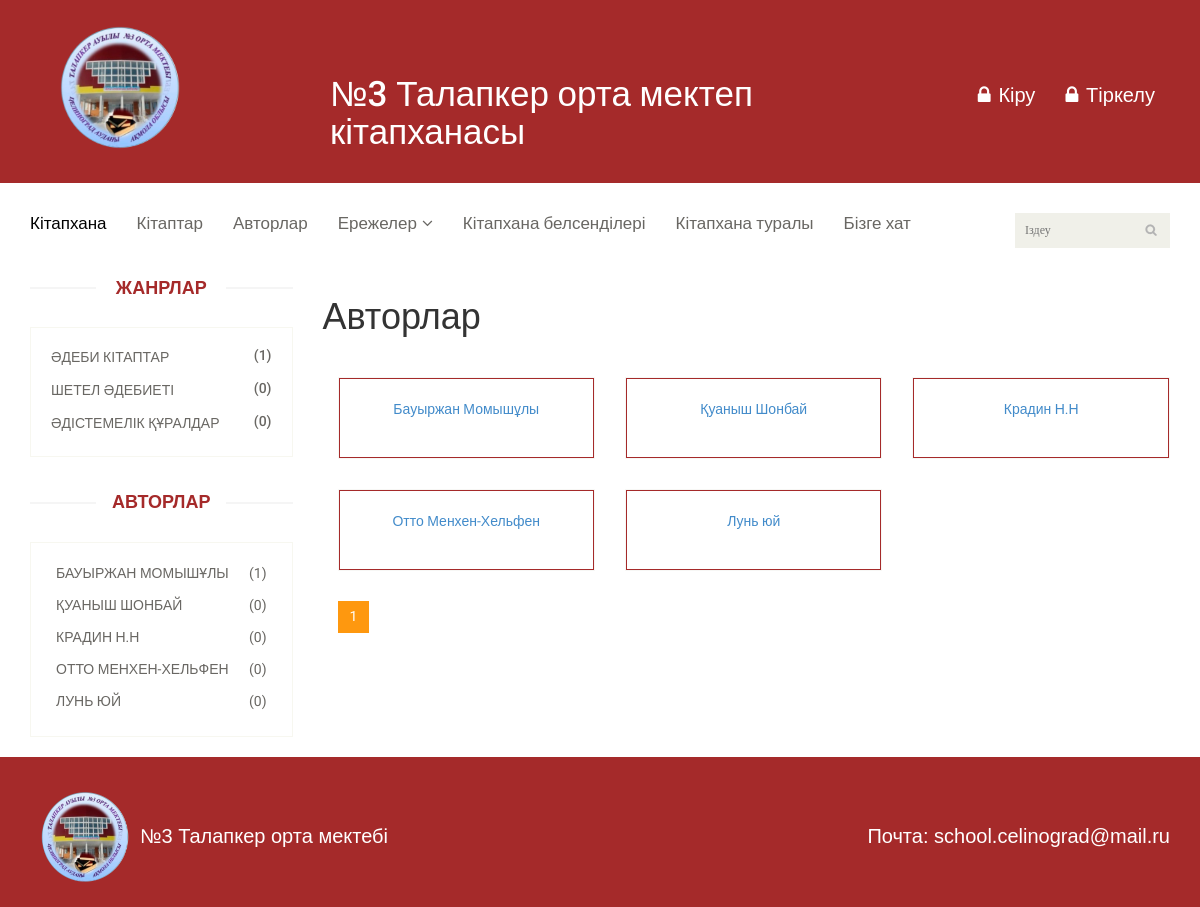
Screenshot of /authors/ with the database file from the repository.
### books/models.py (models this page shows)
class Base(models.Model):
    name=models.CharField(max_length=255,verbose_name='Название')
    slug=models.SlugField(max_length=255,verbose_name='Слаг')
    def __str__(self):
        return self.name
    class Meta:
        abstract=True

class Genre(Base):
    def get_absolute_url(self):
        return reverse('home:genre_detail',args=[self.slug])
    class Meta:
        verbose_name='Жанр'
        verbose_name_plural='Жанр'

class Author(Base):
    def get_absolute_url(self):
        return reverse('home:author_detail',args=[self.slug])
    class Meta:
        verbose_name='Авторы'
        verbose_name_plural='Авторы'

### home/views.py (the view)
# urls.py: path('authors/',views.author_list,name='author_list'),
def author_list(request):
    genres = Genre.objects.all()[:10]
    authors = Author.objects.all()[:10]
    object_list = Author.objects.all()
    paginator = Paginator(object_list, 9)
    page = request.GET.get('page')
    try:
        books = paginator.page(page)
    except PageNotAnInteger:
        books = paginator.page(1)
    except EmptyPage:
        books = paginator.page(paginator.num_pages)
    return render(request,'books/author_list.html',locals())

### templates/books/author_list.html (shortened to what this page needs)
{% extends 'base.html' %}
{% load static %}
{% block content %}
<header id="header">
		<div class="header-middle">
			<div class="container">
				<div class="row">
					<div class="col-sm-3">
						<div class="logo ">
							<a href="{% url 'home:home' %}"><img src="{% static 'images/home/logo.png' %}" alt="" width="150"/></a>
					</div>
					</div>
                    <div class="col-sm-5">
						<div class="logo pull-left">
					<h1 style="color: white!important">№3 Талапкер орта мектеп кітапханасы</h1>
                        </div>
					</div>
					<div class="col-sm-4">
						<div class="shop-menu pull-right">
							<ul class="nav navbar-nav lock">
						                  {% if request.user.is_authenticated %}
			<li><a href="{% url 'registration:logout' %}"><i class="fa fa-lock"></i> Шығу</a></li>
                            {% else %}
								<li><a style="color: white!important; font-size: 15px;" href="{% url 'registration:login' %}"><i class="fa fa-lock"></i> Кіру</a></li>
								<li><a style="color: white!important" href="{% url 'registration:register' %}"><i class="fa fa-lock"></i> Тіркелу</a></li>
							{% endif %}
							</ul>
						</div>
					</div>
				</div>
			</div>
		</div>
		<div class="header-bottom">
			<div class="container">
				<div class="row">
					<div class="col-sm-11">
						<div class="mainmenu pull-left">
							<ul class="nav navbar-nav collapse navbar-collapse">
								<li><a href="{% url 'home:home' %}" class="active">Кітапхана</a></li>
								<li><a href="{% url 'home:book_list' %}">Кітаптар</a></li>
								<li><a href="{% url 'home:author_list' %}">Авторлар</a></li>
                                <li class="dropdown"><a href="#">Ережелер<i class="fa fa-angle-down"></i></a>
                                </li>
	                			<li><a href="{% url 'home:library_best' %}">Кітапхана белсенділері</a></li>
                                <li><a href="{% url 'home:about_us' %}">Кітапхана туралы</a></li>
								<li><a href="{% url 'home:contact_us' %}">Бізге хат</a></li>
							</ul>
						</div>
					</div>
                	<div class="col-sm-1">
						<div class="search_box pull-right">
                            <form action="{% url 'home:founded' %}" method="get">
                            							<input type="text" class="text" name="q" placeholder="Іздеу" />
                            </form>
							</div>
                    </div>
                </div>
            </div>
				</div>
	</header>
	<section>
		<div class="container">
			<div class="row">
				<div class="col-sm-3">
					<div class="left-sidebar">
						<h2>Жанрлар</h2>
						<div class="panel-group category-products" id="accordian">
							{% for genre in genres %}
                            <div class="panel panel-default">
								<div class="panel-heading">
									<h4 class="panel-title"><a href="{{ genre.get_absolute_url }}"><span class="pull-right">({{ genre.genre_book.count }})</span>{{ genre.name }}</a></h4>
								</div>
							</div>
							{% endfor %}
						</div>
						<div class="brands_products">
							<h2>Авторлар</h2>
							<div class="brands-name">
								<ul class="nav nav-pills nav-stacked">
                                    {% for author in authors %}
									<li><a href="{{ author.get_absolute_url }}"> <span class="pull-right">({{ author.author_book.count }})</span>{{ author.name }}</a></li>
                                    {% endfor %}
									</ul>
							</div>
						</div>
					</div>
				</div>
				<div class="col-sm-9 padding-right">
                    <h1>Авторлар</h1>
					<div class="features_items">
                        {% for book in books %}
                            						<div class="col-sm-4">
							<div class="product-image-wrapper">
								<div style="border:1px solid brown!important;color:black!important;height: 10vh!important;float: left;width: 100%!important;" class="single-products">
										<div style="margin-top: 20px!important;" class="productinfo text-center">
                                            <a href="{{ book.get_absolute_url }}">{{ book }}</a>
                                        </div>
								</div>
							</div>
						</div>
                        {% endfor %}
					</div>
     {% if books %}
                            <div class="row">
 <div class="pagination">
            {% include 'paginator.html' with page=books %}
                </div>
                            </div>
{% endif %}
				</div>
			</div>
		</div>
	</section>
{% endblock %}

### static/css/main.css (style rules this page uses)
body { font-family: 'Roboto', sans-serif; background:; position: relative; font-weight:400px; }
ul li { list-style: none; }
a { -webkit-transition: 300ms; -moz-transition: 300ms; -o-transition: 300ms; transition: 300ms; }
h1, h2, h3, h4, h5, h6 { font-family: 'Roboto', sans-serif; }
.header-middle .container .row { margin-left: 0; margin-right: 0; padding-bottom: 20px; padding-top: 20px; }
.header-middle .container .row .col-sm-4 { padding-left: 0; }
.shop-menu ul li { display:inline-block; padding-left: 15px; padding-right: 15px; }
.shop-menu ul li:last-child { padding-right: 0; }
.shop-menu ul li a { background: #FFFFFF; color: #696763; font-family: 'Roboto', sans-serif; font-size: 14px; font-weight: 300; padding:0; padding-right: 0; margin-top: 10px; }
.shop-menu ul li a i { margin-right:3px; }
.header-bottom { padding-bottom: 30px; padding-top: 30px; }
.navbar-collapse.collapse { padding-left: 0; }
.mainmenu ul li { padding-right: 15px; padding-left: 15px; }
.mainmenu ul li:first-child { padding-left: 0px; }
.mainmenu ul li a { color: #696763; font-family: 'Roboto', sans-serif; font-size: 17px; font-weight: 300; padding: 0; padding-bottom: 10px; }
.mainmenu ul li a:hover, .mainmenu ul li a.active, .shop-menu ul li a.active { background:none; color:#fdb45e; }
.search_box input { background: #F0F0E9; border: medium none; color: #B2B2B2; font-family: 'roboto'; font-size: 12px; font-weight: 300; height: 35px; outline: medium none; padding-left: 10px; width: 155px; background-image: url(../images/home/searchicon.png); background-repeat: no-repeat; background-position: 130px; }
.fa-angle-down { padding-left: 5px; }
.category-products { border: 1px solid #F7F7F0; margin-bottom: 35px; padding-bottom: 20px; padding-top: 15px; }
.left-sidebar h2, .brands_products h2 { color: #FE980F; font-family: 'Roboto', sans-serif; font-size: 18px; font-weight: 700; margin: 0 auto 30px; text-align: center; text-transform: uppercase; position: relative; z-index:3; }
.left-sidebar h2:after, h2.title:after { content: " "; position: absolute; border: 1px solid #f5f5f5; bottom:8px; left: 0; width: 100%; height: 0; z-index: -2; }
.left-sidebar h2:before { content: " "; position: absolute; background: #fff; bottom: -6px; width: 130px; height: 30px; z-index: -1; left: 50%; margin-left: -65px; }
.category-products .panel { background-color: #FFFFFF; border: 0px; border-radius: 0px; box-shadow:none; margin-bottom: 0px; }
.category-products .panel-default .panel-heading { background-color: #FFFFFF; border: 0 none; color: #FFFFFF; padding: 5px 20px; }
.category-products .panel-default .panel-heading .panel-title a { color: #696763; font-family: 'Roboto', sans-serif; font-size: 14px; text-decoration: none; text-transform: uppercase; }
.brands-name { border: 1px solid #F7F7F0; padding-bottom: 20px; padding-top: 15px; }
.brands-name .nav-stacked li a { background-color: #FFFFFF; color: #696763; font-family: 'Roboto', sans-serif; font-size: 14px; padding: 5px 25px; text-decoration: none; text-transform: uppercase; }
.padding-right { padding-right: 0; }
.features_items { overflow:hidden; }
.product-image-wrapper { border:1px solid #F7F7F5; overflow: hidden; margin-bottom:30px; }
.single-products { position: relative; }
.productinfo { position:relative; }
.pagination { display: inline-block; margin-bottom: 25px; margin-top: 0; padding-left: 15px; }

### rows the page displays
Genre: genre_book.count "1", name "ӘДЕБИ КІТАПТАР"
Genre: genre_book.count "0", name "ШЕТЕЛ ӘДЕБИЕТІ"
Genre: genre_book.count "0", name "ӘДІСТЕМЕЛІК ҚҰРАЛДАР"
Author: author_book.count "1", name "БАУЫРЖАН МОМЫШҰЛЫ", name "Бауыржан Момышұлы"
Author: author_book.count "0", name "ҚУАНЫШ ШОНБАЙ", name "Қуаныш Шонбай"
Author: author_book.count "0", name "КРАДИН Н.Н", name "Крадин Н.Н"
Author: author_book.count "0", name "ОТТО МЕНХЕН-ХЕЛЬФЕН", name "Отто Менхен-Хельфен"
Author: author_book.count "0", name "ЛУНЬ ЮЙ", name "Лунь юй"

### other values shown
{{ page.number }} "1"
